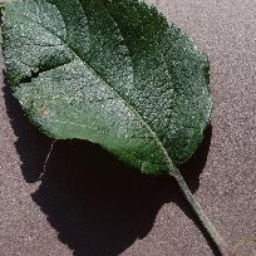
#> input picture sample_images/Apple_healthy/image (1001)_Crop.JPG, 256 x 256 px
$ python Augmentation.py '../sample_images/Apple_healthy/image (1001)_Crop.JPG'
#> lines starting #> are read from the running program, lines starting #| are printed output that depends on the picture
### srcs/utils.py
"""Shared helpers for the Leaffliction project."""

import os
import sys

IMAGE_EXTENSIONS = (".jpg", ".jpeg", ".png")


# [4 lines left out: function error_exit, not called in this run]


def is_image(filename):
    """Return True if the filename has a known image extension."""
    return filename.lower().endswith(IMAGE_EXTENSIONS)


# [21 lines left out: functions list_classes, list_images, not called in this run]

### srcs/Augmentation.py
#!/usr/bin/env python3
"""Data augmentation for the Leaffliction data set (Part 2).

Two modes:
  - image path : display the 6 augmentations and save them next to the
    original file (as shown in the subject).
  - directory  : balance every class (subdirectory) by generating new
    augmented images until each class matches the largest one.
"""

import os
import sys

import cv2
import numpy as np
import matplotlib.pyplot as plt

try:
    from srcs.utils import error_exit, is_image, list_classes, list_images
except ModuleNotFoundError:
    from utils import error_exit, is_image, list_classes, list_images

BORDER = cv2.BORDER_REFLECT


def flip(img):
    """Mirror the image horizontally."""
    return cv2.flip(img, 1)


def rotate(img, angle=25):
    """Rotate the image around its center."""
    height, width = img.shape[:2]
    matrix = cv2.getRotationMatrix2D((width / 2, height / 2), angle, 1.0)
    return cv2.warpAffine(img, matrix, (width, height), borderMode=BORDER)


def skew(img):
    """Apply a perspective transform (skew)."""
    height, width = img.shape[:2]
    src = np.float32([[0, 0], [width, 0], [0, height], [width, height]])
    dst = np.float32([[width * 0.15, 0], [width * 0.85, 0],
                      [0, height], [width, height]])
    matrix = cv2.getPerspectiveTransform(src, dst)
    return cv2.warpPerspective(img, matrix, (width, height),
                               borderMode=BORDER)


def shear(img, factor=0.2):
    """Slant the image along the horizontal axis."""
    height, width = img.shape[:2]
    matrix = np.float32([[1, factor, 0], [0, 1, 0]])
    return cv2.warpAffine(img, matrix, (width, height), borderMode=BORDER)


def crop(img, scale=0.8):
    """Crop a centered region and resize it back to the original size."""
    height, width = img.shape[:2]
    new_h, new_w = max(1, int(height * scale)), max(1, int(width * scale))
    top = (height - new_h) // 2
    left = (width - new_w) // 2
    cropped = img[top:top + new_h, left:left + new_w]
    return cv2.resize(cropped, (width, height))


def distortion(img, amplitude=8, period=30.0):
    """Apply a wavy distortion by remapping pixel coordinates."""
    height, width = img.shape[:2]
    xs, ys = np.meshgrid(np.arange(width), np.arange(height))
    map_x = (xs + amplitude * np.sin(ys / period)).astype(np.float32)
    map_y = (ys + amplitude * np.sin(xs / period)).astype(np.float32)
    return cv2.remap(img, map_x, map_y, cv2.INTER_LINEAR, borderMode=BORDER)


AUGMENTATIONS = {
    "Flip": flip,
    "Rotate": rotate,
    "Skew": skew,
    "Shear": shear,
    "Crop": crop,
    "Distortion": distortion,
}

AUG_SUFFIXES = tuple(f"_{name}" for name in AUGMENTATIONS)


# [4 lines left out: function is_augmented, not called in this run]


def augment_image(path):
    """Augment one image, saving each result next to it.

    Returns a dict {name: image} including the original, or None if the
    image cannot be read.
    """
    img = cv2.imread(path)
    if img is None:
        return None

    base, ext = os.path.splitext(path)
    results = {"Original": img}
    for name, func in AUGMENTATIONS.items():
        augmented = func(img)
        results[name] = augmented
        cv2.imwrite(f"{base}_{name}{ext}", augmented)
    return results


def display(results):
    """Show the original image and its augmentations in a single row."""
    fig, axes = plt.subplots(1, len(results), figsize=(3 * len(results), 3))
    for ax, (name, img) in zip(axes, results.items()):
        ax.imshow(cv2.cvtColor(img, cv2.COLOR_BGR2RGB))
        ax.set_title(name)
        ax.axis("off")
    plt.tight_layout(pad=2)
    plt.show()


# [54 lines left out: functions balance_class, balance_directory, not called in this run]


def run(path):
    """Augment a single image (display) or balance a whole directory."""
    if os.path.isdir(path):
        balance_directory(path)
        return

    if not os.path.isfile(path) or not is_image(path):
        error_exit(f"'{path}' is not a valid image file")

    results = augment_image(path)
#> in augment_image, img is the input picture: shape (256, 256, 3); mean B, G, R 82, 90.2, 89.2
#> the loop in augment_image, `for name, func in AUGMENTATIONS.items():` made 6 passes
#> pass 1, in augment_image, `augmented = func(img)`:
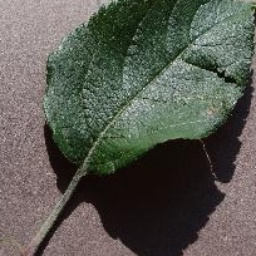
#> augmented: shape (256, 256, 3); mean B, G, R 82, 90.2, 89.2
#> pass 2, in augment_image, `augmented = func(img)`:
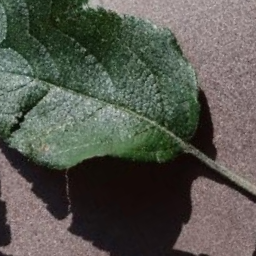
#> augmented: shape (256, 256, 3); mean B, G, R 78.9, 87.4, 86.2
#> pass 3, in augment_image, `augmented = func(img)`:
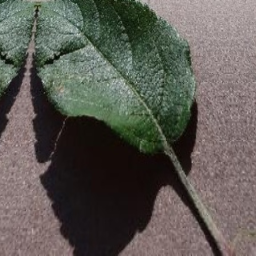
#> augmented: shape (256, 256, 3); mean B, G, R 84.4, 90.7, 93.3
#> after the loop in augment_image, `for name, func in AUGMENTATIONS.items():`: results = 7 items
    if results is None:
        error_exit(f"cannot read image '{path}'")
    display(results)


def main():
    if len(sys.argv) != 2:
        print("Usage: ./Augmentation.py <image_path | directory>",
              file=sys.stderr)
        sys.exit(1)
    run(sys.argv[1])
#> the loop in display, `for ax, (name, img) in zip(axes, results.items()):` made 7 passes
#> name on passes 1 to 7: 'Original', 'Flip', 'Rotate', 'Skew', 'Shear', 'Crop', 'Distortion'
#> in display, `plt.show()`:
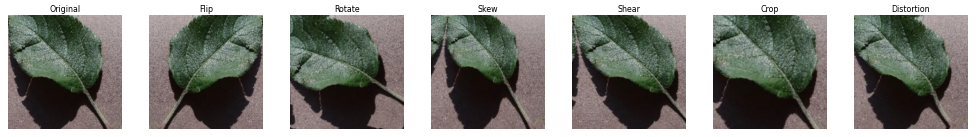
#> figure drawn by matplotlib, 7 panels


if __name__ == "__main__":
    main()

$ run again, on sample_images/Apple_healthy/image (1001)_Flip.JPG
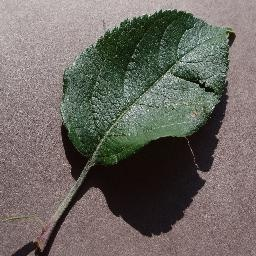
#> input picture sample_images/Apple_healthy/image (1001)_Flip.JPG, 256 x 256 px
#> in augment_image, img is the input picture: shape (256, 256, 3); mean B, G, R 98.3, 104, 108.5
#> the loop in augment_image, `for name, func in AUGMENTATIONS.items():` made 6 passes
#> pass 1, in augment_image, `augmented = func(img)`:
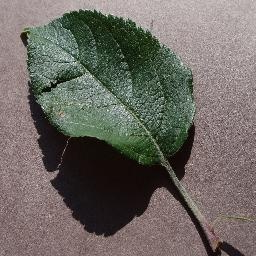
#> augmented: shape (256, 256, 3); mean B, G, R 98.3, 104, 108.5
#> pass 3, in augment_image, `augmented = func(img)`:
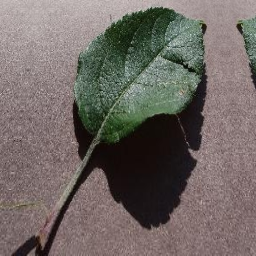
#> augmented: shape (256, 256, 3); mean B, G, R 99.9, 104.1, 111.9
#> after the loop in augment_image, `for name, func in AUGMENTATIONS.items():`: results = 7 items
#> the loop in display, `for ax, (name, img) in zip(axes, results.items()):` made 7 passes
#> name on passes 1 to 7: 'Original', 'Flip', 'Rotate', 'Skew', 'Shear', 'Crop', 'Distortion'

$ run again, on sample_images/Apple_healthy/image (1001)_Rotate.JPG
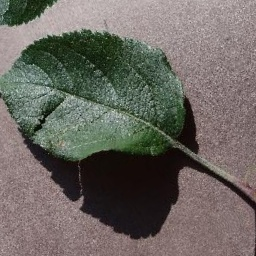
#> input picture sample_images/Apple_healthy/image (1001)_Rotate.JPG, 256 x 256 px
#> in augment_image, img is the input picture: shape (256, 256, 3); mean B, G, R 97.2, 103.2, 107.3
#> the loop in augment_image, `for name, func in AUGMENTATIONS.items():` made 6 passes
#> pass 1, in augment_image, `augmented = func(img)`:
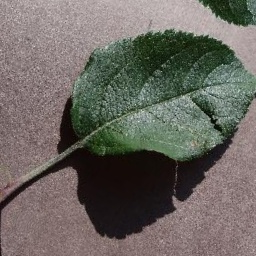
#> augmented: shape (256, 256, 3); mean B, G, R 97.2, 103.2, 107.3
#> pass 3, in augment_image, `augmented = func(img)`:
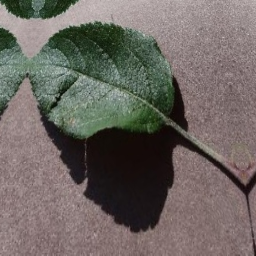
#> augmented: shape (256, 256, 3); mean B, G, R 97.8, 102.6, 109.2
#> after the loop in augment_image, `for name, func in AUGMENTATIONS.items():`: results = 7 items
#> the loop in display, `for ax, (name, img) in zip(axes, results.items()):` made 7 passes
#> name on passes 1 to 7: 'Original', 'Flip', 'Rotate', 'Skew', 'Shear', 'Crop', 'Distortion'

$ run again, on sample_images/Apple_healthy/image (1001)_Shear.JPG
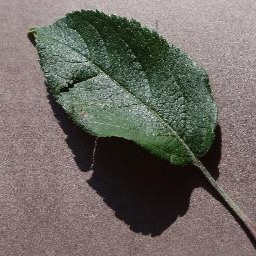
#> input picture sample_images/Apple_healthy/image (1001)_Shear.JPG, 256 x 256 px
#> in augment_image, img is the input picture: shape (256, 256, 3); mean B, G, R 99.2, 104.9, 109.7
#> the loop in augment_image, `for name, func in AUGMENTATIONS.items():` made 6 passes
#> pass 1, in augment_image, `augmented = func(img)`:
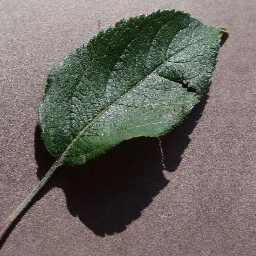
#> augmented: shape (256, 256, 3); mean B, G, R 99.2, 104.9, 109.7
#> pass 3, in augment_image, `augmented = func(img)`:
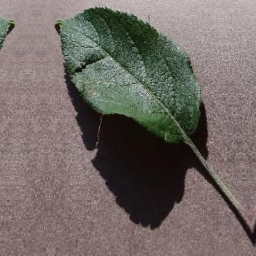
#> augmented: shape (256, 256, 3); mean B, G, R 101.6, 105.6, 114
#> after the loop in augment_image, `for name, func in AUGMENTATIONS.items():`: results = 7 items
#> the loop in display, `for ax, (name, img) in zip(axes, results.items()):` made 7 passes
#> name on passes 1 to 7: 'Original', 'Flip', 'Rotate', 'Skew', 'Shear', 'Crop', 'Distortion'
